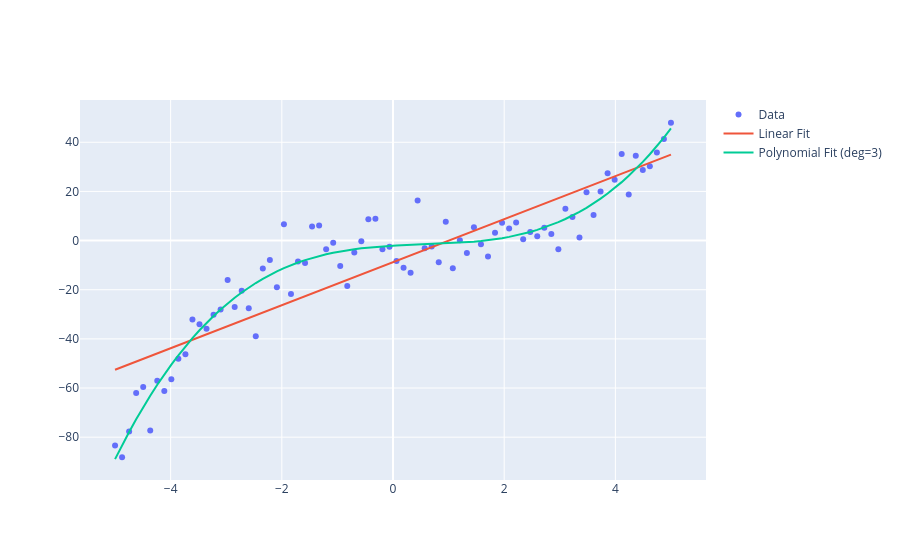

Write notebook code for a chart like this one.
### Markdown cell above
- Linear regression does not capture the relationship well.

$$ f_{\hat\theta}(x) = \hat\theta_0 + \hat\theta_1*x$$

- Often times we will need to use a more complex relationship, in this case a higher degree polynomial

$$ f_{\hat\theta}(x) = \hat\theta_0 + \hat\theta_1*x + \hat\theta_2*x^2 \cdots + \hat\theta_n*x^n$$

### Code cell
import numpy as np
import plotly.graph_objects as go
from sklearn.linear_model import LinearRegression
from sklearn.preprocessing import PolynomialFeatures
from sklearn.pipeline import make_pipeline

np.random.seed(0)
x = np.linspace(-5, 5, 80)
y = 0.5*x**3 - x**2 + 2*x + np.random.normal(0, 8, size=len(x))

X = x.reshape(-1,1)

lin_model = LinearRegression().fit(X, y)
y_lin = lin_model.predict(X)

poly_model = make_pipeline(PolynomialFeatures(3), LinearRegression())
poly_model.fit(X, y)
y_poly = poly_model.predict(X)

fig = go.Figure()

fig.add_trace(go.Scatter(
    x=x, y=y,
    mode='markers',
    name='Data'
))


fig.add_trace(go.Scatter(
    x=x, y=y_lin,
    mode='lines',
    name='Linear Fit'
))

fig.add_trace(go.Scatter(
    x=x, y=y_poly,
    mode='lines',
    name='Polynomial Fit (deg=3)'
))

fig.show()
